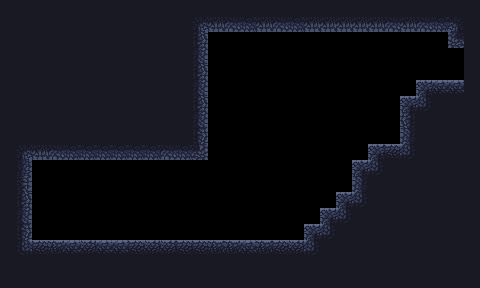

Below is a game level as drawn by its tile map, then a one-line description and the .tmx file that defines it, in full:
An orthogonal 30x18 tile map with 16x16 px tiles, 2 tile layers (MainCollision, NoCollision) and 3 objects (Player, Button, Box).

<map version="1.10" tiledversion="1.11.1" orientation="orthogonal" renderorder="right-down" width="30" height="18" tilewidth="16" tileheight="16" infinite="0" nextlayerid="6" nextobjectid="4">
 <tileset firstgid="1" source="main_tileset.tsx" />
 <layer id="1" name="MainCollision" width="30" height="18">
  <data encoding="csv">
0,0,0,0,0,0,0,0,0,0,0,0,0,0,0,0,0,0,0,0,0,0,0,0,0,0,0,0,0,0,
0,0,0,0,0,0,0,0,0,0,0,0,20,63,64,65,63,64,65,63,63,63,63,63,64,63,64,65,24,0,
0,0,0,0,0,0,0,0,0,0,0,0,32,0,0,0,0,0,0,0,0,0,0,0,0,0,0,0,62,22,
0,0,0,0,0,0,0,0,0,0,0,0,44,0,0,0,0,0,0,0,0,0,0,0,0,0,0,0,0,0,
0,0,0,0,0,0,0,0,0,0,0,0,32,0,0,0,0,0,0,0,0,0,0,0,0,0,0,0,0,0,
0,0,0,0,0,0,0,0,0,0,0,0,44,0,0,0,0,0,0,0,0,0,0,0,0,0,14,69,71,71,
0,0,0,0,0,0,0,0,0,0,0,0,32,0,0,0,0,0,0,0,0,0,0,0,0,14,72,0,0,0,
0,0,0,0,0,0,0,0,0,0,0,0,44,0,0,0,0,0,0,0,0,0,0,0,0,60,0,0,0,0,
0,0,0,0,0,0,0,0,0,0,0,0,56,0,0,0,0,0,0,0,0,0,0,0,0,38,0,0,0,0,
0,20,63,64,65,65,65,65,65,65,64,65,66,0,0,0,0,0,0,0,0,0,0,14,70,72,0,0,0,0,
0,30,0,0,0,0,0,0,0,0,0,0,0,0,0,0,0,0,0,0,0,0,14,72,0,0,0,0,0,0,
0,54,0,0,0,0,0,0,0,0,0,0,0,0,0,0,0,0,0,0,0,0,48,0,0,0,0,0,0,0,
0,32,0,0,0,0,0,0,0,0,0,0,0,0,0,0,0,0,0,0,0,14,72,0,0,0,0,0,0,0,
0,44,0,0,0,0,0,0,0,0,0,0,0,0,0,0,0,0,0,0,14,72,0,0,0,0,0,0,0,0,
0,56,0,0,0,0,0,0,0,0,0,0,0,0,0,0,0,0,0,14,72,0,0,0,0,0,0,0,0,0,
0,68,70,16,71,15,71,69,17,15,15,17,17,16,16,69,16,17,15,72,0,0,0,0,0,0,0,0,0,0,
0,0,0,0,0,0,0,0,0,0,0,0,0,0,0,0,0,0,0,0,0,0,0,0,0,0,0,0,0,0,
0,0,0,0,0,0,0,0,0,0,0,0,0,0,0,0,0,0,0,0,0,0,0,0,0,0,0,0,0,0
</data>
 </layer>
 <layer id="4" name="NoCollision" width="30" height="18">
  <data encoding="csv">
40,40,40,40,40,40,40,40,40,40,40,40,40,40,40,40,40,40,40,40,40,40,40,40,40,40,40,40,40,40,
40,40,40,40,40,40,40,40,40,40,40,40,0,0,0,0,0,0,0,0,0,0,0,0,0,0,0,0,0,40,
40,40,40,40,40,40,40,40,40,40,40,40,0,0,0,0,0,0,0,0,0,0,0,0,0,0,0,0,0,40,
40,40,40,40,40,40,40,40,40,40,40,40,0,0,0,0,0,0,0,0,0,0,0,0,0,0,0,0,0,40,
40,40,40,40,40,40,40,40,40,40,40,40,0,0,0,0,0,0,0,0,0,0,0,0,0,0,0,0,0,40,
40,40,40,40,40,40,40,40,40,40,40,40,0,0,0,0,0,0,0,0,0,0,0,0,0,0,0,0,0,40,
40,40,40,40,40,40,40,40,40,40,40,40,0,0,0,0,0,0,0,0,0,0,0,0,0,0,0,40,40,40,
40,40,40,40,40,40,40,40,40,40,40,40,0,0,0,0,0,0,0,0,0,0,0,0,0,0,40,40,40,40,
40,40,40,40,40,40,40,40,40,40,40,40,0,0,0,0,0,0,0,0,0,0,0,0,0,0,40,40,40,40,
40,0,0,0,0,0,0,0,0,0,0,0,0,0,0,0,0,0,0,0,0,0,0,0,0,0,40,40,40,40,
40,0,0,0,0,0,0,0,0,0,0,0,0,0,0,0,0,0,0,0,0,0,0,0,40,40,40,40,40,40,
40,0,0,0,0,0,0,0,0,0,0,0,0,0,0,0,0,0,0,0,0,0,0,40,40,40,40,40,40,40,
40,0,0,0,0,0,0,0,0,0,0,0,0,0,0,0,0,0,0,0,0,0,0,40,40,40,40,40,40,40,
40,0,0,0,0,0,0,0,0,0,0,0,0,0,0,0,0,0,0,0,0,0,40,40,40,40,40,40,40,40,
40,0,0,0,0,0,0,0,0,0,0,0,0,0,0,0,0,0,0,0,0,40,40,40,40,40,40,40,40,40,
40,0,0,0,0,0,0,0,0,0,0,0,0,0,0,0,0,0,0,0,40,40,40,40,40,40,40,40,40,40,
40,40,40,40,40,40,40,40,40,40,40,40,40,40,40,40,40,40,40,40,40,40,40,40,40,40,40,40,40,40,
40,40,40,40,40,40,40,40,40,40,40,40,40,40,40,40,40,40,40,40,40,40,40,40,40,40,40,40,40,40
</data>
 </layer>
 <objectgroup id="2" name="Objects">
  <object id="1" name="Player" x="96" y="224">
   <point />
  </object>
  <object id="2" name="Button" x="160" y="224">
   <point />
  </object>
  <object id="3" name="Box" x="224" y="224">
   <point />
  </object>
 </objectgroup>
</map>
